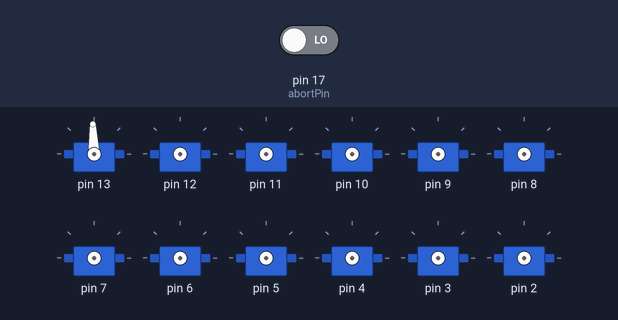
Bench run of a sketch on a simulated Arduino Uno, built with avr-gcc and run on an emulated ATmega328P. Parts: 12 × servo. Inputs (shaded band) come from the test bench; at power-on: pin 17 (abortPin) LOW. What the sketch prints to the serial monitor is not drawn.

Above: at 0.4 s.
At 1.2 s:
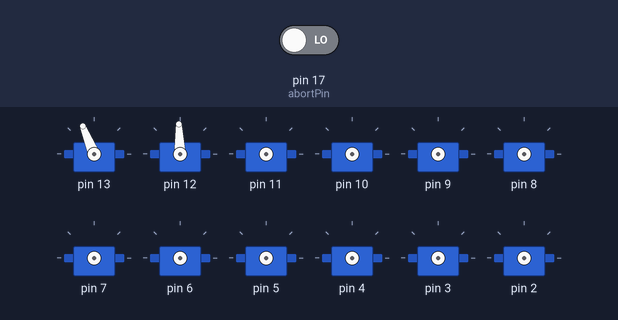
At 9.66 s:
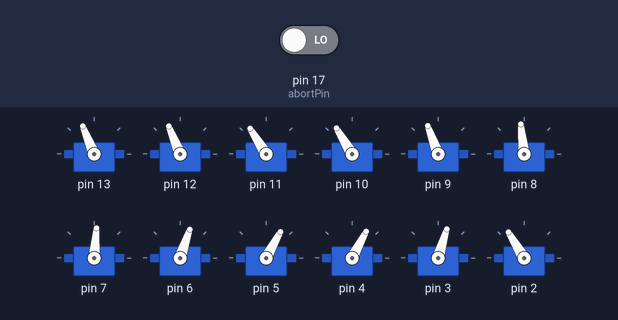
10.2 s: pin 17 (abortPin) driven HIGH
Timing chart, 0 to 13.2 s (numbered marks = the images above; inputs shaded):
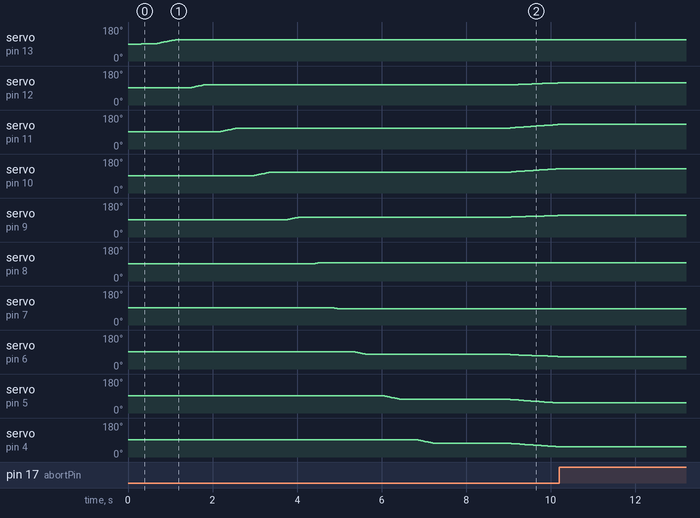

The sketch:

ConcertinaMotionDemo.ino
```cpp
/*
Remote control file for serpentine motion
of a snake robot with 12 servos
*/
#include <Servo.h>

#include <SnakeRobotShared.h>

#include <ConcertinaMotion.h>

const unsigned short NUM_SERVOS = 12;
Servo robotServos[NUM_SERVOS];

// Servo forward angles (use to correct inaccuracies in robot assembly)
const float forwardAngles[NUM_SERVOS] = {92.0, 92.0, 92.0, 92.0, 92.0, 92.0, 92.0, 92.0, 92.0, 92.0, 92.0, 91.0};

int getServoPortNumber(int servoNumber)
{
  return (13 - servoNumber);
}

int abortPin = 17;

int abortVal = 0;  // Remote control variables
bool demoAborted = false;

float lag = (M_PI / 6.0); // Phase lag between segments
float totalPeriod = 6.0; // Oscillation frequency of segments.
float minAmplitude = 20; // Amplitude of the serpentine motion of the snake
float maxAmplitude = 60;

float minSinePower = 1.0;
float maxSinePower = 2.0;

const float forwardAngle = 93.0; // Center servo angle for forward or reverse motion (without turning)
float turnRampRate = 3.0;
int rightOffset = 7; // Right turn offset
int leftOffset = -7; // Left turn offset
bool reverseDirection = false; // Boolean flag to store whether or not the robot is moving in a reverse direction
bool runningWave = false,
     runningWavePrevious = runningWave;

ConcertinaMotionGenerator motionGenerator(NUM_SERVOS, forwardAngles, 0.0);

float compressExpandMovementPortion = 0.4,
      anchorReleaseMovementPortion = 0.1;

const float FRONT_ANCHOR_TURN_DOWN_ANGLE = 20.0,
            FRONT_ANCHOR_TURN_UP_ANGLE = -25.0,
            REAR_ANCHOR_TURN_UP_ANGLE = 30.0,
            REAR_ANCHOR_TURN_DOWN_ANGLE = -25.0;

const float HEAD_LENGTH = 13.5,
            LINK_LENGTH = 7.0,
            TAIL_LENGTH = 11.5;

float servoValueBuffer[NUM_SERVOS];

unsigned long currentTimeStamp,
              lastTimeStamp,
              demoBeginTimeStamp;

void setup()
{
  Serial.begin(115200);

  pinMode(abortPin, INPUT);
  digitalWrite(abortPin, LOW);

  // Attach segment servos to pins and initialize them to their
  // starting positions

  motionGenerator.setMovementPeriod(totalPeriod);
  motionGenerator.setMovementPortions(compressExpandMovementPortion, anchorReleaseMovementPortion);
  motionGenerator.setBodyWaveParameters(minAmplitude, maxAmplitude, minSinePower, maxSinePower);
  motionGenerator.setHeadAngleLimits(FRONT_ANCHOR_TURN_DOWN_ANGLE, FRONT_ANCHOR_TURN_UP_ANGLE);
  motionGenerator.setTailAngleLimits(REAR_ANCHOR_TURN_DOWN_ANGLE, REAR_ANCHOR_TURN_UP_ANGLE);
  motionGenerator.setPhaseLag(lag);
  motionGenerator.setRampRate(turnRampRate);

  motionGenerator.calibrateOffset(0.5, HEAD_LENGTH, LINK_LENGTH, TAIL_LENGTH);

  int portNumbers[NUM_SERVOS];


  for(int i = 0; i < (NUM_SERVOS); i++)
  {
    portNumbers[i] = getServoPortNumber(i);
  }

  motionGenerator.getServos(servoValueBuffer, 0.0, false);

  robotServoSetup(robotServos, portNumbers, servoValueBuffer, forwardAngles, NUM_SERVOS, 330, 45.0);

  demoBeginTimeStamp = millis();
}


void loop()
{
  float turnOffset = 0.0;

  unsigned long currentDemoTimeStamp = millis();
  float demoTime = (currentDemoTimeStamp - demoBeginTimeStamp) / 1000.0;

  abortVal = digitalRead(abortPin);

  if(abortVal)
  {
    demoAborted = true;
  }

  if(demoTime <= 45.0 && !demoAborted)
  {
    runningWave = true;

    if(demoTime <= 15.0)
    {
      reverseDirection = false;
      turnOffset = 0.0;
    }
    else if(demoTime <= 30.0)
    {
      reverseDirection = true;
      turnOffset = 0.0;
    }
    else
    {
      reverseDirection = false;
      turnOffset = rightOffset;
    }
  }
  else
  {
    runningWave = false;
  }


    // If the robot has just started running
    if(runningWave && !runningWavePrevious)
    {
      // Reset the last time stamp to the current millisecond timer value
      lastTimeStamp = millis();
    }

    runningWavePrevious = runningWave;

    // If the robot is running
    if(runningWave)
    {
      // Calculate the elapsed time
       currentTimeStamp = millis();
       float elapsedTime = (currentTimeStamp - lastTimeStamp) / 1000.0;
       lastTimeStamp = currentTimeStamp;

      motionGenerator.setRampedTurnOffset(turnOffset);
      motionGenerator.getServos(servoValueBuffer, elapsedTime, reverseDirection);

      for(unsigned short i = 0; i < NUM_SERVOS; i++)
      {
        robotServos[i].write(servoValueBuffer[i]);
      }
    }
}
```

Measured:
- after the input at 10.2 s, servo on pin 13: stops changing and stays 112°; servo on pin 12: stops changing and stays 117°; servo on pin 11: stops changing and stays 130°; servo on pin 10: stops changing and stays 129°; servo on pin 9: stops changing and stays 114°
